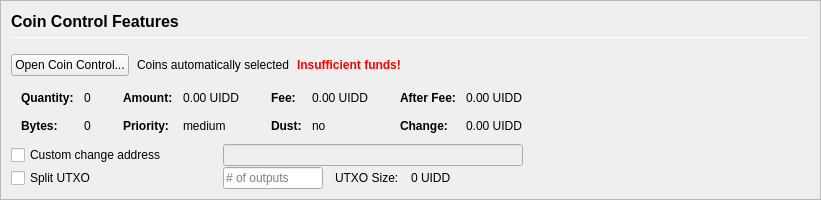
         <widget class="QFrame" name="frameCoinControl">
          <property name="sizePolicy">
           <sizepolicy hsizetype="Expanding" vsizetype="Expanding">
            <horstretch>0</horstretch>
            <verstretch>0</verstretch>
           </sizepolicy>
          </property>
          <property name="maximumSize">
           <size>
            <width>16777215</width>
            <height>16777215</height>
           </size>
          </property>
          <property name="frameShape">
           <enum>QFrame::StyledPanel</enum>
          </property>
          <property name="frameShadow">
           <enum>QFrame::Sunken</enum>
          </property>
          <layout class="QVBoxLayout" name="verticalLayoutCoinControl2">
           <property name="spacing">
            <number>0</number>
           </property>
           <property name="leftMargin">
            <number>0</number>
           </property>
           <property name="topMargin">
            <number>0</number>
           </property>
           <property name="rightMargin">
            <number>0</number>
           </property>
           <property name="bottomMargin">
            <number>0</number>
           </property>
           <item>
            <widget class="QFrame" name="frameCoinControl_BG">
             <layout class="QVBoxLayout" name="verticalLayoutCoinControl" stretch="0,0,0,0,0,0">
              <property name="spacing">
               <number>1</number>
              </property>
              <property name="leftMargin">
               <number>10</number>
              </property>
              <property name="topMargin">
               <number>10</number>
              </property>
              <item>
               <layout class="QHBoxLayout" name="horizontalLayoutCoinControl1">
                <property name="bottomMargin">
                 <number>15</number>
                </property>
                <item>
                 <layout class="QVBoxLayout" name="verticalLayout_3">
                  <property name="spacing">
                   <number>6</number>
                  </property>
                  <item>
                   <widget class="QLabel" name="labelCoinControlFeatures">
                    <property name="sizePolicy">
                     <sizepolicy hsizetype="Preferred" vsizetype="Maximum">
                      <horstretch>0</horstretch>
                      <verstretch>0</verstretch>
                     </sizepolicy>
                    </property>
                    <property name="minimumSize">
                     <size>
                      <width>0</width>
                      <height>20</height>
                     </size>
                    </property>
                    <property name="font">
                     <font>
                      <pointsize>12</pointsize>
                      <weight>75</weight>
                      <bold>true</bold>
                     </font>
                    </property>
                    <property name="styleSheet">
                     <string notr="true">font-weight:bold;</string>
                    </property>
                    <property name="text">
                     <string>Coin Control Features</string>
                    </property>
                   </widget>
                  </item>
                  <item>
                   <widget class="Line" name="line">
                    <property name="minimumSize">
                     <size>
                      <width>0</width>
                      <height>1</height>
                     </size>
                    </property>
                    <property name="maximumSize">
                     <size>
                      <width>16777215</width>
                      <height>1</height>
                     </size>
                    </property>
                    <property name="orientation">
                     <enum>Qt::Horizontal</enum>
                    </property>
                   </widget>
                  </item>
                 </layout>
                </item>
               </layout>
              </item>
              <item>
               <layout class="QHBoxLayout" name="horizontalLayoutCoinControl2" stretch="0,0,0,0">
                <property name="spacing">
                 <number>8</number>
                </property>
                <property name="bottomMargin">
                 <number>10</number>
                </property>
                <item>
                 <widget class="QPushButton" name="pushButtonCoinControl">
                  <property name="styleSheet">
                   <string notr="true"/>
                  </property>
                  <property name="text">
                   <string>Open Coin Control...</string>
                  </property>
                  <property name="autoDefault">
                   <bool>false</bool>
                  </property>
                 </widget>
                </item>
                <item>
                 <widget class="QLabel" name="labelCoinControlAutomaticallySelected">
                  <property name="text">
                   <string>Coins automatically selected</string>
                  </property>
                  <property name="margin">
                   <number>5</number>
                  </property>
                 </widget>
                </item>
                <item>
                 <widget class="QLabel" name="labelCoinControlInsuffFunds">
                  <property name="font">
                   <font>
                    <weight>75</weight>
                    <bold>true</bold>
                   </font>
                  </property>
                  <property name="styleSheet">
                   <string notr="true">color:red;font-weight:bold;</string>
                  </property>
                  <property name="text">
                   <string>Insufficient funds!</string>
                  </property>
                  <property name="margin">
                   <number>5</number>
                  </property>
                 </widget>
                </item>
                <item>
                 <spacer name="horizontalSpacerCoinControl">
                  <property name="orientation">
                   <enum>Qt::Horizontal</enum>
                  </property>
                  <property name="sizeHint" stdset="0">
                   <size>
                    <width>40</width>
                    <height>1</height>
                   </size>
                  </property>
                 </spacer>
                </item>
               </layout>
              </item>
              <item>
               <widget class="QWidget" name="widgetCoinControl" native="true">
                <property name="sizePolicy">
                 <sizepolicy hsizetype="Preferred" vsizetype="Preferred">
                  <horstretch>0</horstretch>
                  <verstretch>0</verstretch>
                 </sizepolicy>
                </property>
                <property name="minimumSize">
                 <size>
                  <width>0</width>
                  <height>0</height>
                 </size>
                </property>
                <property name="styleSheet">
                 <string notr="true"/>
                </property>
                <layout class="QHBoxLayout" name="horizontalLayoutCoinControl5">
                 <property name="leftMargin">
                  <number>0</number>
                 </property>
                 <property name="topMargin">
                  <number>0</number>
                 </property>
                 <property name="rightMargin">
                  <number>0</number>
                 </property>
                 <property name="bottomMargin">
                  <number>0</number>
                 </property>
                 <item>
                  <layout class="QHBoxLayout" name="horizontalLayoutCoinControl3" stretch="0,0,0,1">
                   <property name="spacing">
                    <number>20</number>
                   </property>
                   <property name="topMargin">
                    <number>0</number>
                   </property>
                   <property name="bottomMargin">
                    <number>10</number>
                   </property>
                   <item>
                    <layout class="QFormLayout" name="formLayoutCoinControl1">
                     <property name="horizontalSpacing">
                      <number>10</number>
                     </property>
                     <property name="verticalSpacing">
                      <number>14</number>
                     </property>
                     <property name="leftMargin">
                      <number>10</number>
                     </property>
                     <property name="topMargin">
                      <number>4</number>
                     </property>
                     <property name="rightMargin">
                      <number>6</number>
                     </property>
                     <item row="0" column="0">
                      <widget class="QLabel" name="labelCoinControlQuantityText">
                       <property name="font">
                        <font>
                         <weight>75</weight>
                         <bold>true</bold>
                        </font>
                       </property>
                       <property name="text">
                        <string>Quantity:</string>
                       </property>
                       <property name="margin">
                        <number>0</number>
                       </property>
                      </widget>
                     </item>
                     <item row="0" column="1">
                      <widget class="QLabel" name="labelCoinControlQuantity">
                       <property name="cursor">
                        <cursorShape>IBeamCursor</cursorShape>
                       </property>
                       <property name="contextMenuPolicy">
                        <enum>Qt::ActionsContextMenu</enum>
                       </property>
                       <property name="text">
                        <string notr="true">0</string>
                       </property>
                       <property name="margin">
                        <number>0</number>
                       </property>
                       <property name="textInteractionFlags">
                        <set>Qt::LinksAccessibleByMouse|Qt::TextSelectableByKeyboard|Qt::TextSelectableByMouse</set>
                       </property>
                      </widget>
                     </item>
                     <item row="1" column="0">
                      <widget class="QLabel" name="labelCoinControlBytesText">
                       <property name="font">
                        <font>
                         <weight>75</weight>
                         <bold>true</bold>
                        </font>
                       </property>
                       <property name="text">
                        <string>Bytes:</string>
                       </property>
                      </widget>
                     </item>
                     <item row="1" column="1">
                      <widget class="QLabel" name="labelCoinControlBytes">
                       <property name="cursor">
                        <cursorShape>IBeamCursor</cursorShape>
                       </property>
                       <property name="contextMenuPolicy">
                        <enum>Qt::ActionsContextMenu</enum>
                       </property>
                       <property name="text">
                        <string notr="true">0</string>
                       </property>
                       <property name="textInteractionFlags">
                        <set>Qt::LinksAccessibleByMouse|Qt::TextSelectableByKeyboard|Qt::TextSelectableByMouse</set>
                       </property>
                      </widget>
                     </item>
                    </layout>
                   </item>
                   <item>
                    <layout class="QFormLayout" name="formLayoutCoinControl2">
                     <property name="horizontalSpacing">
                      <number>10</number>
                     </property>
                     <property name="verticalSpacing">
                      <number>14</number>
                     </property>
                     <property name="leftMargin">
                      <number>6</number>
                     </property>
                     <property name="topMargin">
                      <number>4</number>
                     </property>
                     <property name="rightMargin">
                      <number>6</number>
                     </property>
                     <item row="0" column="0">
                      <widget class="QLabel" name="labelCoinControlAmountText">
                       <property name="font">
                        <font>
                         <weight>75</weight>
                         <bold>true</bold>
                        </font>
                       </property>
                       <property name="text">
                        <string>Amount:</string>
                       </property>
                       <property name="margin">
                        <number>0</number>
                       </property>
                      </widget>
                     </item>
                     <item row="0" column="1">
                      <widget class="QLabel" name="labelCoinControlAmount">
                       <property name="cursor">
                        <cursorShape>IBeamCursor</cursorShape>
                       </property>
                       <property name="contextMenuPolicy">
                        <enum>Qt::ActionsContextMenu</enum>
                       </property>
                       <property name="text">
                        <string notr="true">0.00 UIDD</string>
                       </property>
                       <property name="textInteractionFlags">
                        <set>Qt::LinksAccessibleByMouse|Qt::TextSelectableByKeyboard|Qt::TextSelectableByMouse</set>
                       </property>
                      </widget>
                     </item>
                     <item row="1" column="0">
                      <widget class="QLabel" name="labelCoinControlPriorityText">
                       <property name="font">
                        <font>
                         <weight>75</weight>
                         <bold>true</bold>
                        </font>
                       </property>
                       <property name="text">
                        <string>Priority:</string>
                       </property>
                      </widget>
                     </item>
                     <item row="1" column="1">
                      <widget class="QLabel" name="labelCoinControlPriority">
                       <property name="cursor">
                        <cursorShape>IBeamCursor</cursorShape>
                       </property>
                       <property name="contextMenuPolicy">
                        <enum>Qt::ActionsContextMenu</enum>
                       </property>
                       <property name="text">
                        <string>medium</string>
                       </property>
                       <property name="textInteractionFlags">
                        <set>Qt::LinksAccessibleByMouse|Qt::TextSelectableByKeyboard|Qt::TextSelectableByMouse</set>
                       </property>
                      </widget>
                     </item>
                    </layout>
                   </item>
                   <item>
                    <layout class="QFormLayout" name="formLayoutCoinControl3">
                     <property name="horizontalSpacing">
                      <number>10</number>
                     </property>
                     <property name="verticalSpacing">
                      <number>14</number>
                     </property>
                     <property name="leftMargin">
                      <number>6</number>
                     </property>
                     <property name="topMargin">
                      <number>4</number>
                     </property>
                     <property name="rightMargin">
                      <number>6</number>
                     </property>
                     <item row="0" column="0">
                      <widget class="QLabel" name="labelCoinControlFeeText">
                       <property name="font">
                        <font>
                         <weight>75</weight>
                         <bold>true</bold>
                        </font>
                       </property>
                       <property name="text">
                        <string>Fee:</string>
                       </property>
                       <property name="margin">
                        <number>0</number>
                       </property>
                      </widget>
                     </item>
                     <item row="0" column="1">
                      <widget class="QLabel" name="labelCoinControlFee">
                       <property name="cursor">
                        <cursorShape>IBeamCursor</cursorShape>
                       </property>
                       <property name="contextMenuPolicy">
                        <enum>Qt::ActionsContextMenu</enum>
                       </property>
                       <property name="text">
                        <string notr="true">0.00 UIDD</string>
                       </property>
                       <property name="textInteractionFlags">
                        <set>Qt::LinksAccessibleByMouse|Qt::TextSelectableByKeyboard|Qt::TextSelectableByMouse</set>
                       </property>
                      </widget>
                     </item>
                     <item row="1" column="0">
                      <widget class="QLabel" name="labelCoinControlLowOutputText">
                       <property name="font">
                        <font>
                         <weight>75</weight>
                         <bold>true</bold>
                        </font>
                       </property>
                       <property name="text">
                        <string>Dust:</string>
                       </property>
                      </widget>
                     </item>
                     <item row="1" column="1">
                      <widget class="QLabel" name="labelCoinControlLowOutput">
                       <property name="cursor">
                        <cursorShape>IBeamCursor</cursorShape>
                       </property>
                       <property name="contextMenuPolicy">
                        <enum>Qt::ActionsContextMenu</enum>
                       </property>
                       <property name="text">
                        <string>no</string>
                       </property>
                       <property name="textInteractionFlags">
                        <set>Qt::LinksAccessibleByMouse|Qt::TextSelectableByKeyboard|Qt::TextSelectableByMouse</set>
                       </property>
                      </widget>
                     </item>
                    </layout>
                   </item>
                   <item>
                    <layout class="QFormLayout" name="formLayoutCoinControl4">
                     <property name="horizontalSpacing">
                      <number>10</number>
                     </property>
                     <property name="verticalSpacing">
                      <number>14</number>
                     </property>
                     <property name="leftMargin">
                      <number>6</number>
                     </property>
                     <property name="topMargin">
                      <number>4</number>
                     </property>
                     <property name="rightMargin">
                      <number>6</number>
                     </property>
                     <item row="0" column="0">
                      <widget class="QLabel" name="labelCoinControlAfterFeeText">
                       <property name="font">
                        <font>
                         <weight>75</weight>
                         <bold>true</bold>
                        </font>
                       </property>
                       <property name="text">
                        <string>After Fee:</string>
                       </property>
                       <property name="margin">
                        <number>0</number>
                       </property>
                      </widget>
                     </item>
                     <item row="0" column="1">
                      <widget class="QLabel" name="labelCoinControlAfterFee">
                       <property name="cursor">
                        <cursorShape>IBeamCursor</cursorShape>
                       </property>
                       <property name="contextMenuPolicy">
                        <enum>Qt::ActionsContextMenu</enum>
                       </property>
                       <property name="text">
                        <string notr="true">0.00 UIDD</string>
                       </property>
                       <property name="textInteractionFlags">
                        <set>Qt::LinksAccessibleByMouse|Qt::TextSelectableByKeyboard|Qt::TextSelectableByMouse</set>
                       </property>
                      </widget>
                     </item>
                     <item row="1" column="0">
                      <widget class="QLabel" name="labelCoinControlChangeText">
                       <property name="font">
                        <font>
                         <weight>75</weight>
                         <bold>true</bold>
                        </font>
                       </property>
                       <property name="text">
                        <string>Change:</string>
                       </property>
                      </widget>
                     </item>
                     <item row="1" column="1">
                      <widget class="QLabel" name="labelCoinControlChange">
                       <property name="cursor">
                        <cursorShape>IBeamCursor</cursorShape>
                       </property>
                       <property name="contextMenuPolicy">
                        <enum>Qt::ActionsContextMenu</enum>
                       </property>
                       <property name="text">
                        <string notr="true">0.00 UIDD</string>
                       </property>
                       <property name="textInteractionFlags">
                        <set>Qt::LinksAccessibleByMouse|Qt::TextSelectableByKeyboard|Qt::TextSelectableByMouse</set>
                       </property>
                      </widget>
                     </item>
                    </layout>
                   </item>
                  </layout>
                 </item>
                </layout>
               </widget>
              </item>
              <item>
               <layout class="QHBoxLayout" name="horizontalLayoutCoinControl4">
                <property name="spacing">
                 <number>12</number>
                </property>
                <property name="sizeConstraint">
                 <enum>QLayout::SetDefaultConstraint</enum>
                </property>
                <property name="topMargin">
                 <number>0</number>
                </property>
                <property name="rightMargin">
                 <number>0</number>
                </property>
                <item>
                 <widget class="QCheckBox" name="checkBoxCoinControlChange">
                  <property name="sizePolicy">
                   <sizepolicy hsizetype="Preferred" vsizetype="Preferred">
                    <horstretch>0</horstretch>
                    <verstretch>0</verstretch>
                   </sizepolicy>
                  </property>
                  <property name="minimumSize">
                   <size>
                    <width>200</width>
                    <height>0</height>
                   </size>
                  </property>
                  <property name="maximumSize">
                   <size>
                    <width>200</width>
                    <height>16777215</height>
                   </size>
                  </property>
                  <property name="toolTip">
                   <string>If this is activated, but the change address is empty or invalid, change will be sent to a newly generated address.</string>
                  </property>
                  <property name="text">
                   <string>Custom change address</string>
                  </property>
                 </widget>
                </item>
                <item>
                 <widget class="QValidatedLineEdit" name="lineEditCoinControlChange">
                  <property name="enabled">
                   <bool>false</bool>
                  </property>
                  <property name="sizePolicy">
                   <sizepolicy hsizetype="Preferred" vsizetype="Preferred">
                    <horstretch>0</horstretch>
                    <verstretch>0</verstretch>
                   </sizepolicy>
                  </property>
                  <property name="minimumSize">
                   <size>
                    <width>300</width>
                    <height>0</height>
                   </size>
                  </property>
                 </widget>
                </item>
                <item>
                 <widget class="QLabel" name="labelCoinControlChangeLabel">
                  <property name="sizePolicy">
                   <sizepolicy hsizetype="Preferred" vsizetype="Preferred">
                    <horstretch>0</horstretch>
                    <verstretch>0</verstretch>
                   </sizepolicy>
                  </property>
                  <property name="minimumSize">
                   <size>
                    <width>100</width>
                    <height>0</height>
                   </size>
                  </property>
                  <property name="text">
                   <string/>
                  </property>
                  <property name="margin">
                   <number>3</number>
                  </property>
                 </widget>
                </item>
               </layout>
              </item>
              <item>
               <layout class="QHBoxLayout" name="horizontalLayoutCoinControl6">
                <property name="spacing">
                 <number>12</number>
                </property>
                <property name="rightMargin">
                 <number>0</number>
                </property>
                <item>
                 <widget class="QCheckBox" name="splitBlockCheckBox">
                  <property name="sizePolicy">
                   <sizepolicy hsizetype="Preferred" vsizetype="Preferred">
                    <horstretch>0</horstretch>
                    <verstretch>0</verstretch>
                   </sizepolicy>
                  </property>
                  <property name="minimumSize">
                   <size>
                    <width>200</width>
                    <height>0</height>
                   </size>
                  </property>
                  <property name="maximumSize">
                   <size>
                    <width>200</width>
                    <height>16777215</height>
                   </size>
                  </property>
                  <property name="text">
                   <string>Split UTXO</string>
                  </property>
                 </widget>
                </item>
                <item>
                 <widget class="QLineEdit" name="splitBlockLineEdit">
                  <property name="sizePolicy">
                   <sizepolicy hsizetype="Preferred" vsizetype="Preferred">
                    <horstretch>50</horstretch>
                    <verstretch>0</verstretch>
                   </sizepolicy>
                  </property>
                  <property name="minimumSize">
                   <size>
                    <width>100</width>
                    <height>0</height>
                   </size>
                  </property>
                  <property name="maximumSize">
                   <size>
                    <width>100</width>
                    <height>16777215</height>
                   </size>
                  </property>
                  <property name="placeholderText">
                   <string># of outputs</string>
                  </property>
                 </widget>
                </item>
                <item>
                 <widget class="QLabel" name="labelBlockSizeText">
                  <property name="text">
                   <string>UTXO Size:</string>
                  </property>
                 </widget>
                </item>
                <item>
                 <widget class="QLabel" name="labelBlockSize">
                  <property name="text">
                   <string>0 UIDD</string>
                  </property>
                 </widget>
                </item>
                <item>
                 <spacer name="horizontalSpacer_7">
                  <property name="orientation">
                   <enum>Qt::Horizontal</enum>
                  </property>
                  <property name="sizeHint" stdset="0">
                   <size>
                    <width>40</width>
                    <height>20</height>
                   </size>
                  </property>
                 </spacer>
                </item>
               </layout>
              </item>
              <item>
               <spacer name="verticalSpacerCoinControl">
                <property name="orientation">
                 <enum>Qt::Vertical</enum>
                </property>
                <property name="sizeHint" stdset="0">
                 <size>
                  <width>800</width>
                  <height>1</height>
                 </size>
                </property>
               </spacer>
              </item>
             </layout>
            </widget>
           </item>
          </layout>
         </widget>
